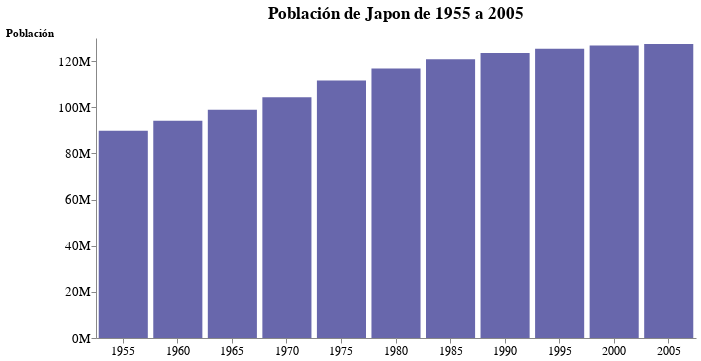

The code cell stored with this chart in its notebook:
### Markdown cell above
## Barras v2

### Code cell
alt.Chart(mi_pais).mark_bar(color = '#6867AC').encode(
    # Acomodando los numeros del apartado year mediante valores en el atributo :q :o :n :t :g
    x = alt.X('year:O', title = '', axis = alt.Axis(labelAngle = 0, labelFontSize=12)),
    # Mostrando de manera abreviada el numero de la poblacion mediante formato d3 de millones
    y = alt.Y('pop:Q', title = 'Población', axis = alt.Axis(format = 's', labelFontSize=13, titleAnchor = 'end', titleAngle = 0, grid = False)),
    tooltip = 'pop'
).properties(
    title = 'Población de Japon de 1955 a 2005',
    width = 600,
).configure_title(
    fontSize = 17
).configure_view(
    strokeWidth = 0,
)

### Figure 1 — Vega-Lite specification as saved in the notebook (floating-point values rounded to 4 significant figures)
{"config": {"view": {"continuousWidth": 400, "continuousHeight": 300, "strokeWidth": 0}, "title": {"fontSize": 17}}, "data": {"name": "data-0748c25dac0b24bdc68cdc4d27a7bb65"}, "mark": {"type": "bar", "color": "#6867AC"}, "encoding": {"tooltip": {"field": "pop", "type": "quantitative"}, "x": {"axis": {"labelAngle": 0, "labelFontSize": 12}, "field": "year", "title": "", "type": "ordinal"}, "y": {"axis": {"format": "s", "grid": false, "labelFontSize": 13, "titleAnchor": "end", "titleAngle": 0}, "field": "pop", "title": "Población", "type": "quantitative"}}, "title": "Población de Japon de 1955 a 2005", "width": 600, "$schema": "https://vega.github.io/schema/vega-lite/v4.17.0.json", "datasets": {"data-0748c25dac0b24bdc68cdc4d27a7bb65": [{"year": 1955, "country": "Japan", "cluster": 4, "pop": 89815060, "life_expect": 65.5, "fertility": 2.08}, {"year": 1960, "country": "Japan", "cluster": 4, "pop": 94091638, "life_expect": 68.73, "fertility": 2.02}, {"year": 1965, "country": "Japan", "cluster": 4, "pop": 98882534, "life_expect": 71.43, "fertility": 2.0}, {"year": 1970, "country": "Japan", "cluster": 4, "pop": 104344973, "life_expect": 73.42, "fertility": 2.07}, {"year": 1975, "country": "Japan", "cluster": 4, "pop": 111573116, "life_expect": 75.38, "fertility": 1.81}, {"year": 1980, "country": "Japan", "cluster": 4, "pop": 116807309, "life_expect": 77.11, "fertility": 1.76}, {"year": 1985, "country": "Japan", "cluster": 4, "pop": 120754335, "life_expect": 78.67, "fertility": 1.66}, {"year": 1990, "country": "Japan", "cluster": 4, "pop": 123537399, "life_expect": 79.36, "fertility": 1.49}, {"year": 1995, "country": "Japan", "cluster": 4, "pop": 125341354, "life_expect": 80.69, "fertility": 1.39}, {"year": 2000, "country": "Japan", "cluster": 4, "pop": 126699784, "life_expect": 82.0, "fertility": 1.291}, {"year": 2005, "country": "Japan", "cluster": 4, "pop": 127417244, "life_expect": 82.6, "fertility": 1.27}]}}
